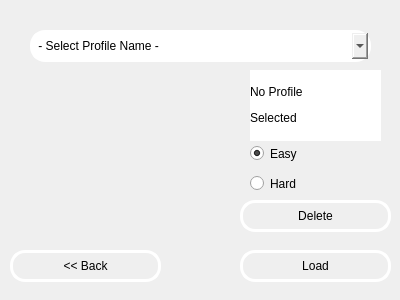
<?xml version="1.0" encoding="UTF-8"?>
<ui version="4.0">
 <class>SelectProfile</class>
 <widget class="QDialog" name="SelectProfile">
  <property name="geometry">
   <rect>
    <x>0</x>
    <y>0</y>
    <width>400</width>
    <height>300</height>
   </rect>
  </property>
  <property name="windowTitle">
   <string>Select Profile</string>
  </property>
  <property name="styleSheet">
   <string notr="true">background-image:url(load-bike.jpg)
</string>
  </property>
  <widget class="QComboBox" name="profilesNames">
   <property name="geometry">
    <rect>
     <x>30</x>
     <y>30</y>
     <width>341</width>
     <height>32</height>
    </rect>
   </property>
   <property name="styleSheet">
    <string notr="true">border:3px solid white;
border-radius:15px;</string>
   </property>
   <property name="editable">
    <bool>false</bool>
   </property>
   <property name="currentIndex">
    <number>0</number>
   </property>
   <property name="maxVisibleItems">
    <number>10</number>
   </property>
   <item>
    <property name="text">
     <string> - Select Profile Name - </string>
    </property>
   </item>
  </widget>
  <widget class="QPushButton" name="delete_2">
   <property name="geometry">
    <rect>
     <x>240</x>
     <y>200</y>
     <width>151</width>
     <height>32</height>
    </rect>
   </property>
   <property name="styleSheet">
    <string notr="true">border:3px solid white;
border-radius:15px;</string>
   </property>
   <property name="text">
    <string>Delete</string>
   </property>
  </widget>
  <widget class="QPushButton" name="load">
   <property name="geometry">
    <rect>
     <x>240</x>
     <y>250</y>
     <width>151</width>
     <height>32</height>
    </rect>
   </property>
   <property name="styleSheet">
    <string notr="true">border:3px solid white;
border-radius:15px;</string>
   </property>
   <property name="text">
    <string>Load</string>
   </property>
  </widget>
  <widget class="QPushButton" name="back">
   <property name="geometry">
    <rect>
     <x>10</x>
     <y>250</y>
     <width>151</width>
     <height>32</height>
    </rect>
   </property>
   <property name="styleSheet">
    <string notr="true">border:3px solid white;
border-radius:15px;</string>
   </property>
   <property name="text">
    <string>&lt;&lt; Back</string>
   </property>
  </widget>
  <widget class="QLabel" name="desc">
   <property name="geometry">
    <rect>
     <x>250</x>
     <y>70</y>
     <width>131</width>
     <height>71</height>
    </rect>
   </property>
   <property name="styleSheet">
    <string notr="true">background:white</string>
   </property>
   <property name="text">
    <string>&lt;html&gt;&lt;head/&gt;&lt;body&gt;&lt;p&gt;   No Profile&lt;/p&gt;&lt;p&gt;     Selected&lt;/p&gt;&lt;/body&gt;&lt;/html&gt;</string>
   </property>
  </widget>
  <widget class="QRadioButton" name="easy">
   <property name="geometry">
    <rect>
     <x>250</x>
     <y>140</y>
     <width>131</width>
     <height>27</height>
    </rect>
   </property>
   <property name="styleSheet">
    <string notr="true"/>
   </property>
   <property name="text">
    <string>Easy</string>
   </property>
   <property name="checked">
    <bool>true</bool>
   </property>
  </widget>
  <widget class="QRadioButton" name="hard">
   <property name="geometry">
    <rect>
     <x>250</x>
     <y>170</y>
     <width>131</width>
     <height>27</height>
    </rect>
   </property>
   <property name="styleSheet">
    <string notr="true"/>
   </property>
   <property name="text">
    <string>Hard</string>
   </property>
  </widget>
 </widget>
 <resources/>
 <connections/>
</ui>
